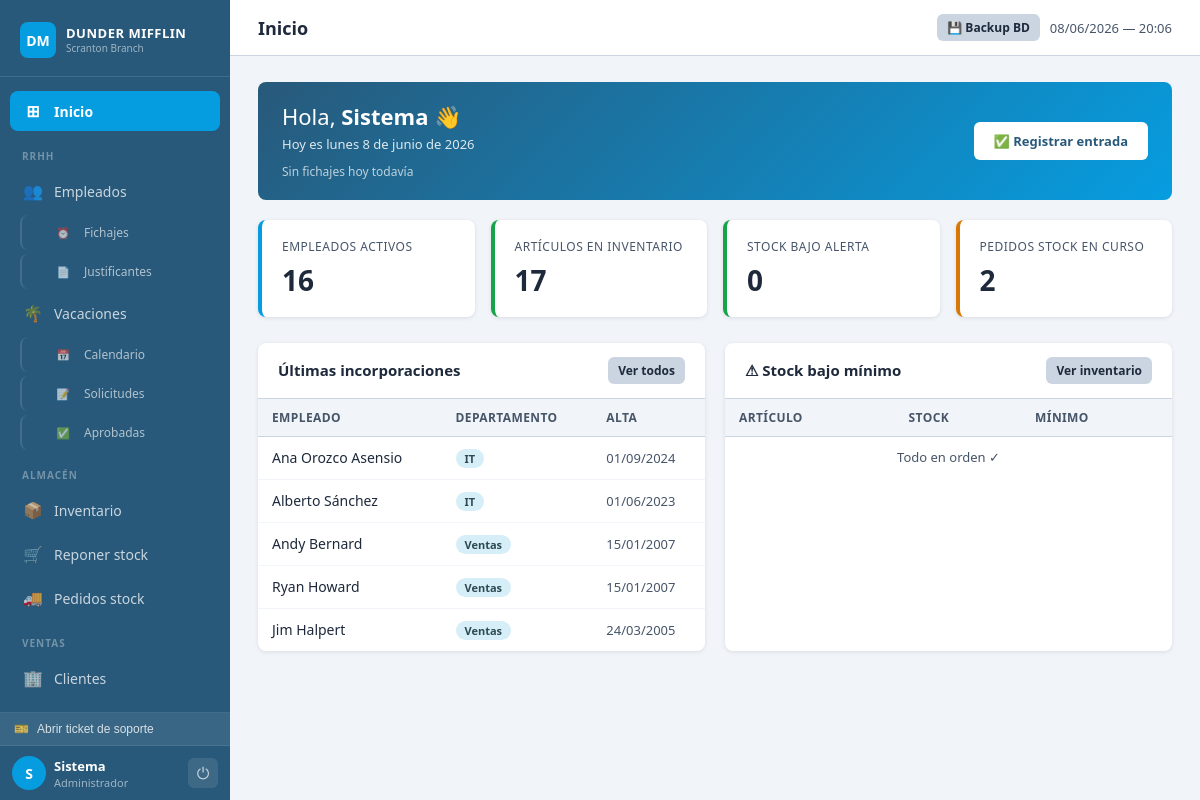
The page /pages/dashboard.php (signed in) on the database its author committed.
### tables this page shows
CREATE TABLE `empleados` (
  `id` INT UNSIGNED AUTO_INCREMENT PRIMARY KEY,
  `id_usuario` INT UNSIGNED NOT NULL,
  `nombre` VARCHAR(80) NOT NULL,
  `apellidos` VARCHAR(100) NOT NULL,
  `dni` CHAR(9) NOT NULL UNIQUE,
  `email` VARCHAR(120) NOT NULL,
  `telefono` VARCHAR(20) DEFAULT NULL,
  `departamento` VARCHAR(60) NOT NULL,
  `cargo` VARCHAR(80) DEFAULT NULL,
  `fecha_alta` DATE NOT NULL,
  `salario` DECIMAL(10,2) DEFAULT 0.00,
  `activo` TINYINT(1) NOT NULL DEFAULT 1,
  `created_at` DATETIME NOT NULL DEFAULT CURRENT_TIMESTAMP,
  CONSTRAINT `fk_emp_usr` FOREIGN KEY (`id_usuario`) REFERENCES `usuarios`(`id`)
);

### includes/auth.php (called while the page is built, shortened)
<?php
function esRRHH(): bool    { return in_array($_SESSION['rol'] ?? '', ['admin','director','rrhh','soporte']); }
function esAlmacen(): bool { return in_array($_SESSION['rol'] ?? '', ['admin','director','almacen','soporte']); }

### pages/dashboard.php (the view, shortened to what this page needs)
<?php
require_once '../includes/auth.php';
require_once '../includes/db.php';
$total_empleados = $conn->query("SELECT COUNT(*) FROM empleados WHERE activo=1")->fetch_row()[0] ?? 0;
$total_articulos = $conn->query("SELECT COUNT(*) FROM inventario")->fetch_row()[0] ?? 0;
$stock_bajo      = $conn->query("SELECT COUNT(*) FROM inventario WHERE cantidad <= stock_minimo")->fetch_row()[0] ?? 0;
$pedidos_activos = $conn->query("SELECT COUNT(*) FROM pedidos WHERE estado != 'recibido'")->fetch_row()[0] ?? 0;
$ultimos_emp     = $conn->query("SELECT nombre,apellidos,departamento,fecha_alta FROM empleados WHERE activo=1 ORDER BY fecha_alta DESC LIMIT 5");
$stock_alerta    = $conn->query("SELECT nombre,cantidad,stock_minimo FROM inventario WHERE cantidad<=stock_minimo ORDER BY cantidad ASC LIMIT 5");
$uid = (int)$_SESSION['usuario_id'];
$sf  = $conn->prepare("SELECT tipo, fecha FROM fichajes WHERE usuario_id = ? AND DATE(fecha) = CURDATE() ORDER BY fecha ASC");
$sf->bind_param('i', $uid);
$sf->execute();
$fichajes_hoy = $sf->get_result()->fetch_all(MYSQLI_ASSOC);
$n_fich       = count($fichajes_hoy);
$completado   = $n_fich >= 2;
$puede_entrada = $n_fich === 0;
$nombre_usuario = $_SESSION['nombre'] ?? 'Usuario';
$dias   = ['domingo','lunes','martes','miércoles','jueves','viernes','sábado'];
$meses  = ['','enero','febrero','marzo','abril','mayo','junio','julio','agosto','septiembre','octubre','noviembre','diciembre'];
$fecha_saludo = $dias[date('w')].' '.date('j').' de '.$meses[(int)date('n')].' de '.date('Y');
?>
<!DOCTYPE html><html lang="es"><head>
<link rel="stylesheet" href="../css/style.css">
</head><body>
<div class="layout">
<?php require_once '../includes/sidebar.php'; ?>
<div class="contenido">
  <div class="topbar">
    <h1>Inicio</h1>
    <div class="topbar-right">
      <?php if ($_SESSION['rol'] === 'admin'): ?>
        <a href="../backup.php" class="btn btn-gris btn-sm" title="Descargar backup SQL">💾 Backup BD</a>
      <?php endif; ?>
      <span class="text-gris"><?=date('d/m/Y — H:i')?></span>
    </div>
  </div>
  <main class="main">
    <div class="saludo-banner">
      <div style="flex:1;">
        <p class="saludo-hola">Hola, <strong><?=htmlspecialchars($nombre_usuario)?></strong> 👋</p>
        <p class="saludo-fecha">Hoy es <?=htmlspecialchars($fecha_saludo)?></p>
        <div style="margin-top:10px;display:flex;gap:8px;flex-wrap:wrap;">
          <?php if (empty($fichajes_hoy)): ?>
            <span style="opacity:.7;font-size:12px;">Sin fichajes hoy todavía</span>
          <?php endif; ?>
        </div>
      </div>
      <div style="margin-left:20px;text-align:center;flex-shrink:0;">
        <?php if ($completado): ?>
          <span style="background:rgba(255,255,255,.2);padding:10px 18px;border-radius:8px;font-size:14px;display:block;">
            ✅ Jornada completa
          </span>
        <?php elseif ($puede_entrada): ?>
          <form method="POST">
            <button type="button" class="btn" style="background:#fff;color:var(--azul);font-weight:700;padding:10px 20px;"
                    onclick="confirmar('¿Confirmas que quieres registrar tu ENTRADA ahora?', () => this.closest('form').submit(), 'verde')">
              ✅ Registrar entrada
            </button>
          </form>
        <?php endif; ?>
      </div>
    </div>
    <div class="stats-grid">
      <?php if(esRRHH()): ?>
      <div class="stat-card"><div class="stat-label">Empleados activos</div><div class="stat-valor"><?=$total_empleados?></div></div>
      <?php endif; ?>
      <?php if(esAlmacen()): ?>
      <div class="stat-card verde"><div class="stat-label">Artículos en inventario</div><div class="stat-valor"><?=$total_articulos?></div></div>
      <div class="stat-card <?=$stock_bajo>0?'rojo':'verde'?>"><div class="stat-label">Stock bajo alerta</div><div class="stat-valor"><?=$stock_bajo?></div></div>
      <div class="stat-card <?=$pedidos_activos>0?'naranja':''?>"><div class="stat-label">Pedidos stock en curso</div><div class="stat-valor"><?=$pedidos_activos?></div></div>
      <?php endif; ?>
    </div>
    <div style="display:grid;grid-template-columns:1fr 1fr;gap:20px;">
      <?php if(esRRHH()): ?>
      <div class="panel">
        <div class="panel-header"><h2>Últimas incorporaciones</h2><a href="empleados.php" class="btn btn-gris btn-sm">Ver todos</a></div>
        <table><thead><tr><th>Empleado</th><th>Departamento</th><th>Alta</th></tr></thead><tbody>
        <?php if($ultimos_emp && $ultimos_emp->num_rows>0): while($e=$ultimos_emp->fetch_assoc()): ?>
        <tr><td><?=htmlspecialchars($e['nombre'].' '.$e['apellidos'])?></td><td><span class="badge badge-azul"><?=htmlspecialchars($e['departamento'])?></span></td><td class="text-gris"><?=date('d/m/Y',strtotime($e['fecha_alta']))?></td></tr>
        <?php endwhile; else: ?><tr><td colspan="3" class="text-gris text-center">Sin datos</td></tr><?php endif; ?>
        </tbody></table>
      </div>
      <?php endif; ?>
      <?php if(esAlmacen()): ?>
      <div class="panel">
        <div class="panel-header"><h2>⚠ Stock bajo mínimo</h2><a href="inventario.php" class="btn btn-gris btn-sm">Ver inventario</a></div>
        <table><thead><tr><th>Artículo</th><th>Stock</th><th>Mínimo</th></tr></thead><tbody>
        <?php if($stock_alerta && $stock_alerta->num_rows>0): while($a=$stock_alerta->fetch_assoc()): ?>
        <tr><td><?=htmlspecialchars($a['nombre'])?></td><td><span class="badge badge-rojo"><?=$a['cantidad']?></span></td><td class="text-gris"><?=$a['stock_minimo']?></td></tr>
        <?php endwhile; else: ?><tr><td colspan="3" class="text-gris text-center">Todo en orden ✓</td></tr><?php endif; ?>
        </tbody></table>
      </div>
      <?php endif; ?>
    </div>
  </main>
</div>
</div>
</body></html>

### css/style.css (style rules this page uses)
:root { --azul: #28597A; --azul-medio: #069DE0; --azul-claro: #D6EEF8; --acento: #069DE0; --sidebar-w: 230px; --blanco: #ffffff; --gris-fondo: #f1f5f9; --gris-borde: #cbd5e1; --gris-texto: #475569; --texto: #1e293b; --verde: #16a34a; --rojo: #dc2626; --naranja: #d97706; --sombra: 0 1px 4px rgba(0,0,0,.10); --radio: 8px; --fuente: 'Segoe UI', system-ui, sans-serif; }
*, *::before, *::after { box-sizing: border-box; margin: 0; padding: 0; }
body { font-family: var(--fuente); background: var(--gris-fondo); color: var(--texto); }
a { text-decoration: none; color: inherit; }
.layout { display: flex; min-height: 100vh; }
.contenido { margin-left: var(--sidebar-w); flex: 1; display: flex; flex-direction: column; min-height: 100vh; }
.topbar { background: var(--blanco); border-bottom: 1px solid var(--gris-borde); padding: 14px 28px; display: flex; align-items: center; justify-content: space-between; gap: 12px; }
.topbar h1 { font-size: 18px; font-weight: 700; }
.topbar-right { display: flex; align-items: center; gap: 10px; }
.main { padding: 26px 28px; flex: 1; }
.stats-grid { display: grid; grid-template-columns: repeat(auto-fit, minmax(180px, 1fr)); gap: 16px; margin-bottom: 26px; }
.stat-card { background: var(--blanco); border-radius: var(--radio); padding: 18px 20px; box-shadow: var(--sombra); border-left: 4px solid var(--azul-medio); }
.stat-card.verde { border-color: var(--verde); }
.stat-card.naranja { border-color: var(--naranja); }
.stat-label { font-size: 12px; color: var(--gris-texto); text-transform: uppercase; letter-spacing: .5px; margin-bottom: 6px; }
.stat-valor { font-size: 28px; font-weight: 800; color: var(--texto); }
.panel { background: var(--blanco); border-radius: var(--radio); box-shadow: var(--sombra); overflow: hidden; margin-bottom: 24px; }
.panel-header { padding: 14px 20px; border-bottom: 1px solid var(--gris-borde); display: flex; align-items: center; justify-content: space-between; gap: 10px; flex-wrap: wrap; }
.panel-header h2 { font-size: 15px; font-weight: 700; }
table { width: 100%; border-collapse: collapse; font-size: 14px; }
thead th { background: var(--gris-fondo); padding: 10px 14px; text-align: left; font-size: 12px; font-weight: 600; color: var(--gris-texto); text-transform: uppercase; letter-spacing: .4px; border-bottom: 1px solid var(--gris-borde); }
tbody td { padding: 11px 14px; border-bottom: 1px solid #f1f5f9; vertical-align: middle; }
tbody tr:last-child td { border-bottom: none; }
.btn { display: inline-flex; align-items: center; gap: 6px; padding: 8px 16px; border-radius: 6px; font-size: 13px; font-weight: 600; font-family: var(--fuente); cursor: pointer; border: none; transition: filter .15s, opacity .15s; white-space: nowrap; }
.btn-gris { background: var(--gris-borde); color: var(--texto); }
.btn-sm { padding: 5px 10px; font-size: 12px; }
.badge { display: inline-block; padding: 2px 9px; border-radius: 99px; font-size: 11px; font-weight: 600; }
.badge-azul { background: var(--azul-claro); color: #2C4A50; }
.text-gris { color: var(--gris-texto); font-size: 13px; }
.text-center { text-align: center; }
.saludo-banner { background: linear-gradient(135deg, var(--azul) 0%, var(--azul-medio) 100%); color: #fff; border-radius: var(--radio); padding: 20px 24px; margin-bottom: 20px; display: flex; align-items: center; }
.saludo-hola { font-size: 22px; font-weight: 400; line-height: 1.3; }
.saludo-hola strong { font-weight: 700; }
.saludo-fecha { font-size: 13px; margin-top: 4px; opacity: .85; text-transform: none; }

### rows shown on the page
empleados: nombre+apellidos "Ana Orozco Asensio", departamento "IT", fecha_alta "01/09/2024"
empleados: nombre+apellidos "Alberto Sánchez", departamento "IT", fecha_alta "01/06/2023"
empleados: nombre+apellidos "Andy Bernard", departamento "Ventas", fecha_alta "15/01/2007"
empleados: nombre+apellidos "Ryan Howard", departamento "Ventas", fecha_alta "15/01/2007"
empleados: nombre+apellidos "Jim Halpert", departamento "Ventas", fecha_alta "24/03/2005"

### other values the page prints
$item['icon'] "⊞"
$item['label'] "Inicio"
$item['sep'] "RRHH"
$item['icon'] "👥"
$item['label'] "Empleados"
$item['icon'] "⏰"
$item['label'] "Fichajes"
$item['icon'] "📄"
$item['label'] "Justificantes"
$item['icon'] "🌴"
$item['label'] "Vacaciones"
$item['icon'] "📅"
$item['label'] "Calendario"
$item['icon'] "📝"
$item['label'] "Solicitudes"
